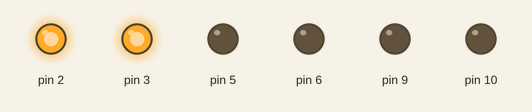
Recording of a sketch running on a simulated Arduino Uno, built with avr-gcc and run on an emulated ATmega328P. On the bench: output pins drawn as LEDs (lit = HIGH).

Above: at 0.2 s.
At 0.7 s:
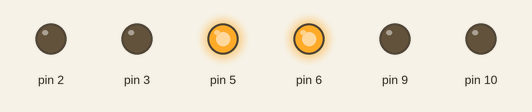
At 2.7 s:
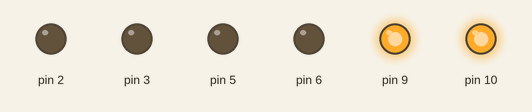
Timing chart, 0 to 3.5 s (numbered marks = the images above):
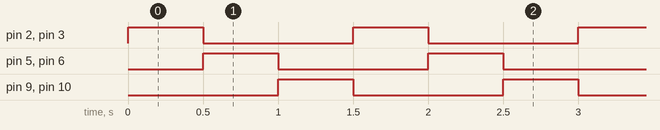

The sketch:

bridge_code.ino
```cpp
int speed = 500;

void setup() {
  // put your setup code here, to run once:
  pinMode(2, OUTPUT);
  pinMode(3, OUTPUT);
  pinMode(5, OUTPUT);
  pinMode(6, OUTPUT);
  pinMode(9, OUTPUT);
  pinMode(10, OUTPUT);
}

void loop() {
  // put your main code here, to run repeatedly:
  digitalWrite(9, LOW);
  digitalWrite(10, LOW);
  digitalWrite(2, HIGH);
  digitalWrite(3, HIGH);
  delay(speed);

  digitalWrite(2, LOW);
  digitalWrite(3, LOW);
  digitalWrite(5, HIGH);
  digitalWrite(6, HIGH);
  delay(speed);

  digitalWrite(5, LOW);
  digitalWrite(6, LOW);
  digitalWrite(9, HIGH);
  digitalWrite(10, HIGH);
  delay(speed);

}
```

Measured:
- by itself, pin 2, pin 3, pin 5, pin 6, pin 9, pin 10: alternates HIGH for 0.50 s and LOW for 1.0 s
- by itself, everything shown: repeats every 1.5 s, in 3 steps
